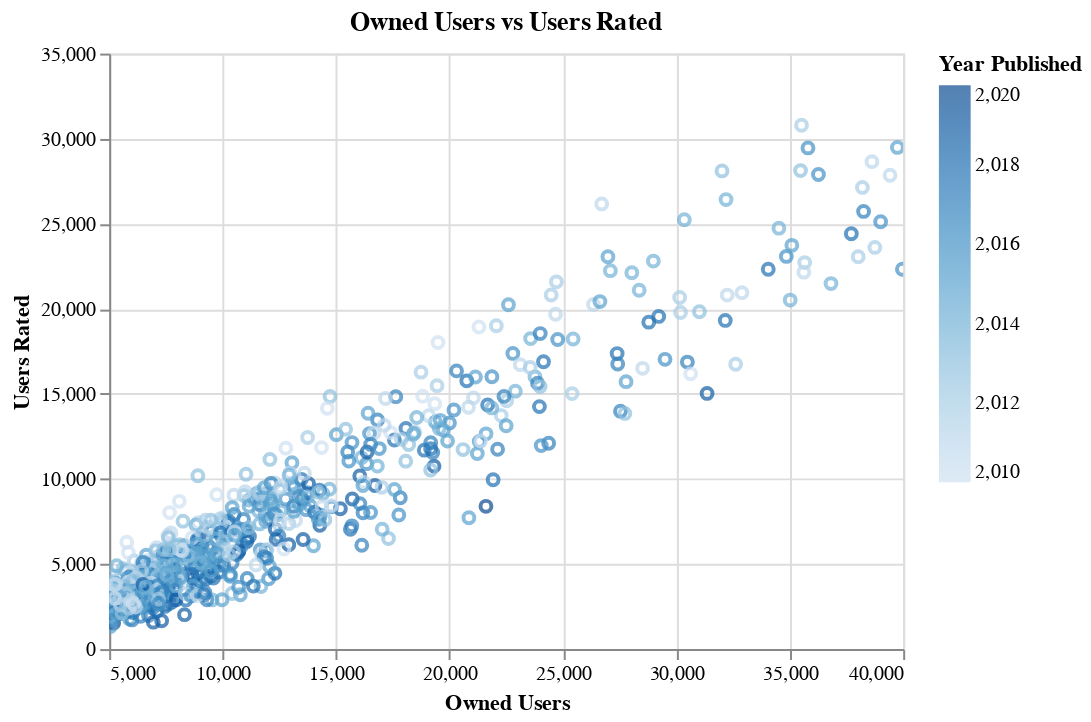

Notebook code for this chart:
### Markdown cell above
**_Plot Linear Regression_**

### Code cell
alt.Chart(df2).mark_point(opacity=0.7).encode(
    x = alt.X("Owned Users",scale = alt.Scale(zero=False)),
    y = alt.Y("Users Rated", scale = alt.Scale(zero=False)),
    color = "Year Published"
).properties(
    title = "Owned Users vs Users Rated"
).interactive()

### Figure 1 — Vega-Lite specification as saved in the notebook (floating-point values rounded to 4 significant figures; data arrays with more than 128 entries replaced by an {"elided": "..."} marker saying what was removed)
{"config": {"view": {"continuousWidth": 400, "continuousHeight": 300}}, "data": {"name": "data-d3f9e6a58740245721b8eb2aafc2c0b9"}, "mark": {"type": "point", "opacity": 0.7}, "encoding": {"color": {"type": "quantitative", "field": "Year Published"}, "x": {"type": "quantitative", "field": "Owned Users", "scale": {"zero": false}}, "y": {"type": "quantitative", "field": "Users Rated", "scale": {"zero": false}}}, "selection": {"selector001": {"type": "interval", "bind": "scales", "encodings": ["x", "y"]}}, "title": "Owned Users vs Users Rated", "$schema": "https://vega.github.io/schema/vega-lite/v4.8.1.json", "datasets": {"data-d3f9e6a58740245721b8eb2aafc2c0b9": {"elided": "637 records"}}}
